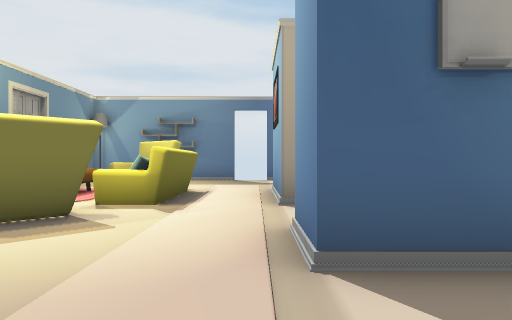
[1] (above)

16 first-person views from a walk through a scene from a Unity 3-D project. The camera is 0.72 m above the floor, looks level and sees 70° across. The floor is counted in squares, 1 m on a side. Each view is taken from the middle of a square. On the plan, view 1 faces up. The plan holds only what a view shows up to about 11 squares ahead; the rest is blank. Door leaves are left out, so doorways stand open. Some surface patterns are stand-ins.

[2]
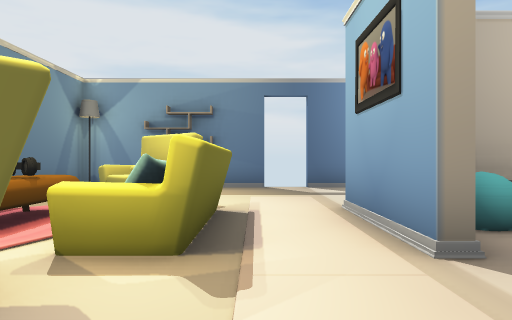

[3]
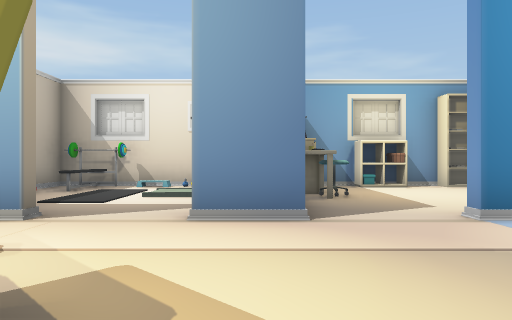

[4]
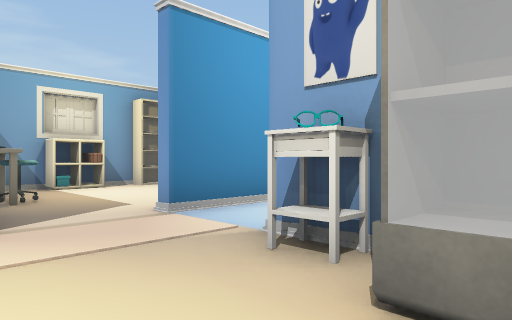

[5]
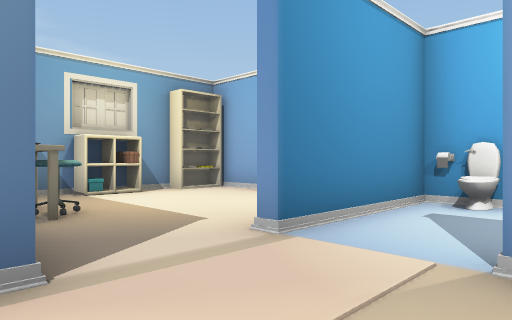

[6]
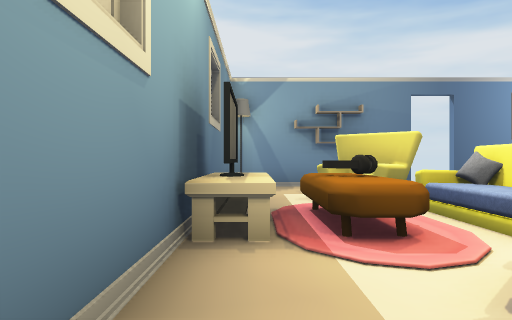

[7]
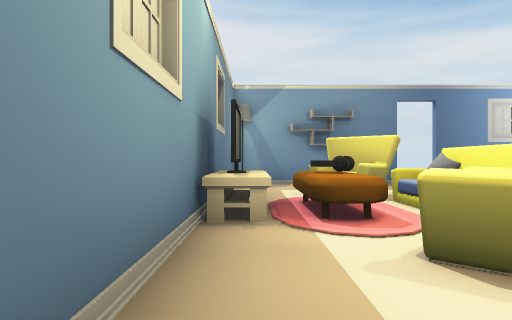

[8]
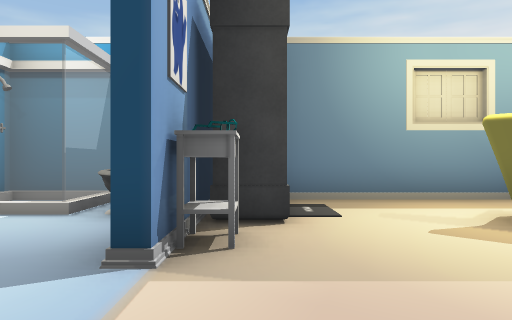

[9]
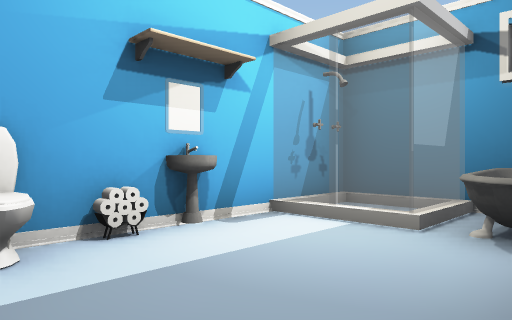

[10]
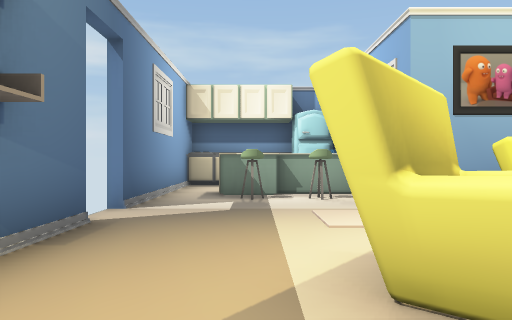

[11]
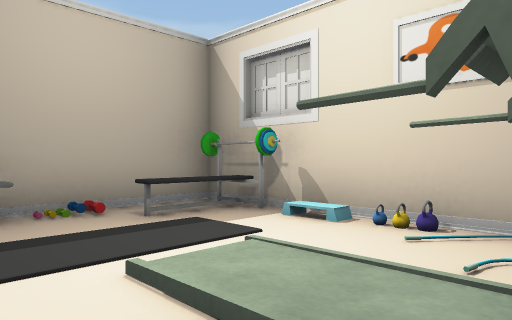

[12]
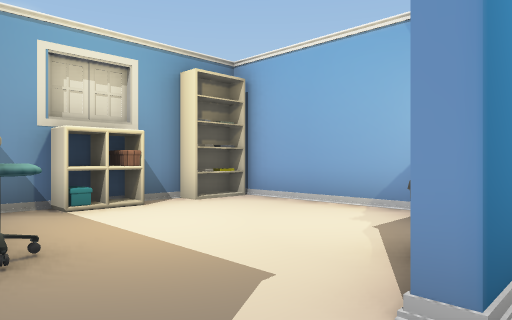

[13]
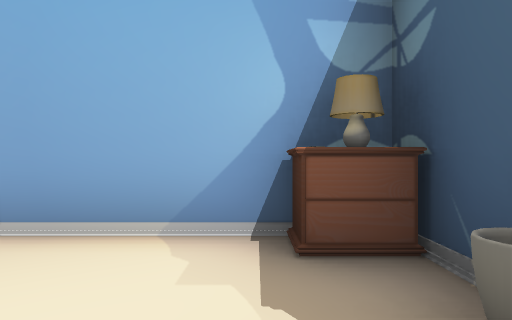

[14]
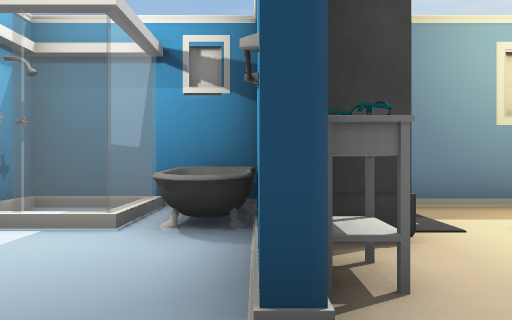

[15]
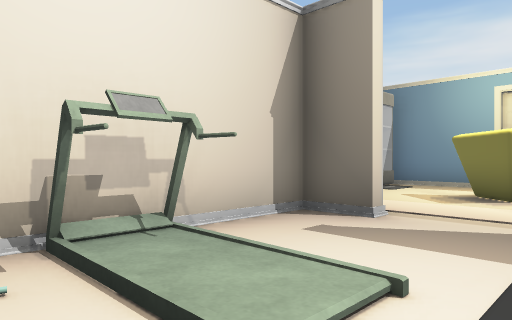

[16]
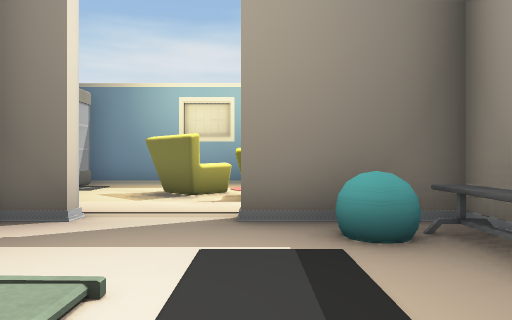

### Floor plan
Points are (right, up) in squares from view 1. A wall is a line through its corners. A room is listed if a view was taken in it or the views show most of it. See-through windows are left out.
Room 1 (views 1, 2, 3, 4, 5, 6, 7, 8, 9, 10, 11, 12, 13, 14, 15, 16)
walls: (0.4, 5.7) (0.4, 8.7); (0.7, 3.9) (0.7, 2.7) (4.5, 2.7); (1.8, 2.4) (0.4, 2.4) (0.4, 3.9); (1.5, 8.5) (0.7, 8.5) (0.7, 5.8); (-1.6, 0) (-2.6, 0); (6.2, 5.4) (6.2, 8.5) (3.4, 8.5); (0.7, -1.8) (0.7, -3.5) (5.9, -3.5); (-5, 0.3) (-1.4, 0.3); (-5.7, 0.1) (-5.7, -3.5) (0.4, -3.5) (0.4, 0.4); (-0.8, 13) (-5.7, 13) (-5.7, 1.1); (6.2, -1.5) (6.2, 1.1); (5.4, 13) (0.4, 13)
ways out: open door at (0, 13)
objects: shower (-5, -3) to (-4, -2); bathtub (-5, -1) to (-4, -1); other object (-5, 1) to (-4, 1); rug (-5, 6) to (-4, 8); TV (-5, 7); other object (-5, 13); sofa (-4, 4) to (-2, 5); sofa (-4, 9) to (-2, 10); other object (-3, 1); sofa (-3, 6) to (-2, 8); other object (-2, -3); other object (-2, 1); toilet (-1, -3); toilet (0, -3); other object (1, -1); ball (1, 7) to (2, 7); other object (2, -1); bench (2, 8) to (3, 8); other object (2, 10); other object (2, 11); other object (3, 1); table (3, 2) to (4, 2); other object (3, 3); other object (3, 9); other object (3, 10) to (3, 12); bench (4, 7) to (5, 7); other object (5, -3); other object (5, 2) to (6, 2); other object (5, 9) to (6, 10); other object (5, 11) to (6, 12); other object (5, 12) to (6, 13); bookshelf (6, -3); other object (6, -2); shelf (6, 0); other object (6, 4); other object (6, 5)

Positions as (right, up) in squares from view 1, and headings:
1: (0, 0), facing up
2: (-1, 3), facing up
3: (-4, 3), facing right
4: (-4, 3), facing down-right
5: (-2, 3), facing down-right
6: (-5, 3), facing up
7: (-5, 2), facing up
8: (1, 1), facing left
9: (0, 0), facing down-left
10: (-5, 11), facing right
11: (2, 3), facing up-right
12: (0, 2), facing down-right
13: (2, 0), facing down
14: (0, 0), facing left
15: (5, 6), facing down-left
16: (5, 6), facing left
